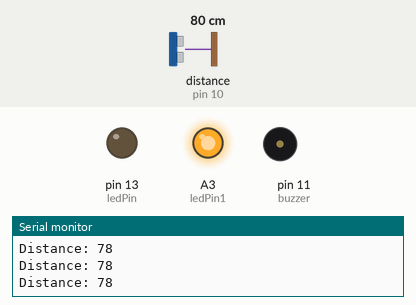
Bench run of a sketch on a simulated Arduino Uno, built with avr-gcc and run on an emulated ATmega328P. On the bench: output pins drawn as LEDs (lit = HIGH), buzzer (waves = sounding, pin HIGH), the last lines printed to the serial monitor. Wiring (inferred from the names in the program): ultrasonic range finder: trigger pin 9; echo pin 10. The inputs (shaded band) are chosen by the test bench; at power-on: distance to the obstacle (sensor on pin 10) 80 cm. The echo pulse lasts 58.3 µs per cm; pins used as bus, display or sensor lines are not drawn.

Above: at 1.2 s.
1.3 s: distance to the obstacle (sensor on pin 10) set to 56 cm
2.8 s: distance to the obstacle (sensor on pin 10) set to 47 cm
At 4.0 s:
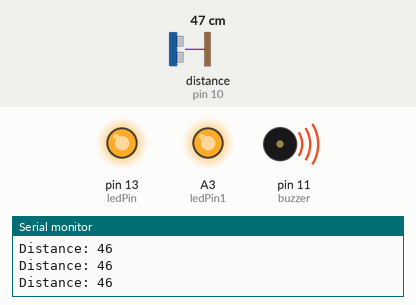
4.3 s: distance to the obstacle (sensor on pin 10) set to 60 cm
At 5.3 s:
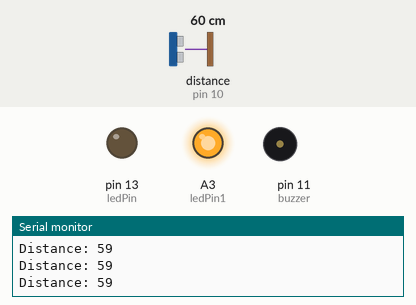
7.3 s: distance to the obstacle (sensor on pin 10) set to 18 cm
At 7.6 s:
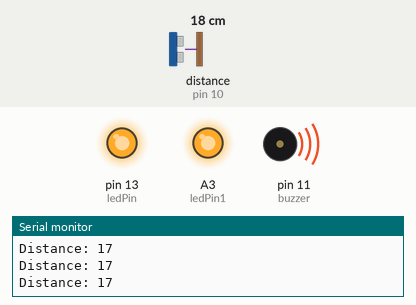
Timing chart, 0 to 9.8 s (numbered marks = the images above; inputs shaded):
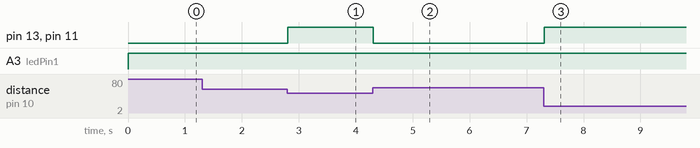

Measured:
- the behaviour switches between 52 and 51 cm on distance to the obstacle (sensor on pin 10) (found by bisection; images 0 and 1)
- after the input at 2.8 s, pin 13 (ledPin), pin 11 (buzzer): LOW → HIGH at once
- after the input at 4.3 s, pin 13 (ledPin), pin 11 (buzzer): HIGH → LOW at once
- after the input at 7.3 s, pin 13 (ledPin), pin 11 (buzzer): LOW → HIGH at once

The sketch:

sonar1.ino
```cpp
// defines pins numbers
const int trigPin = 9;
const int echoPin = 10;
const int buzzer = 11 ;
const int ledPin = 13;
const int ledPin1 = A3;

// defines variables
long duration;
int distance;
int safetyDistance;


void setup() {
  pinMode(trigPin, OUTPUT); // Sets the trigPin as an Output
  pinMode(echoPin, INPUT); // Sets the echoPin as an Input
  pinMode(buzzer, OUTPUT);
  pinMode(ledPin, OUTPUT);
  pinMode(ledPin1, OUTPUT);
  Serial.begin(9600); // Starts the serial communication
}


void loop() {
   digitalWrite(ledPin1, HIGH);
   digitalWrite(trigPin, LOW);
   delayMicroseconds(2);

   digitalWrite(trigPin, HIGH);
   delayMicroseconds(10);
   digitalWrite(trigPin, LOW);

   duration = pulseIn(echoPin, HIGH);

   distance= duration*0.034/2;

   safetyDistance = distance;
   if (safetyDistance <=50)
   {
    digitalWrite(buzzer, HIGH);
    digitalWrite(ledPin, HIGH);
   }
   else
   {
    digitalWrite(buzzer, LOW);
    digitalWrite(ledPin, LOW);
   }
  Serial.print("Distance: ");
  Serial.println(distance);
}
```
